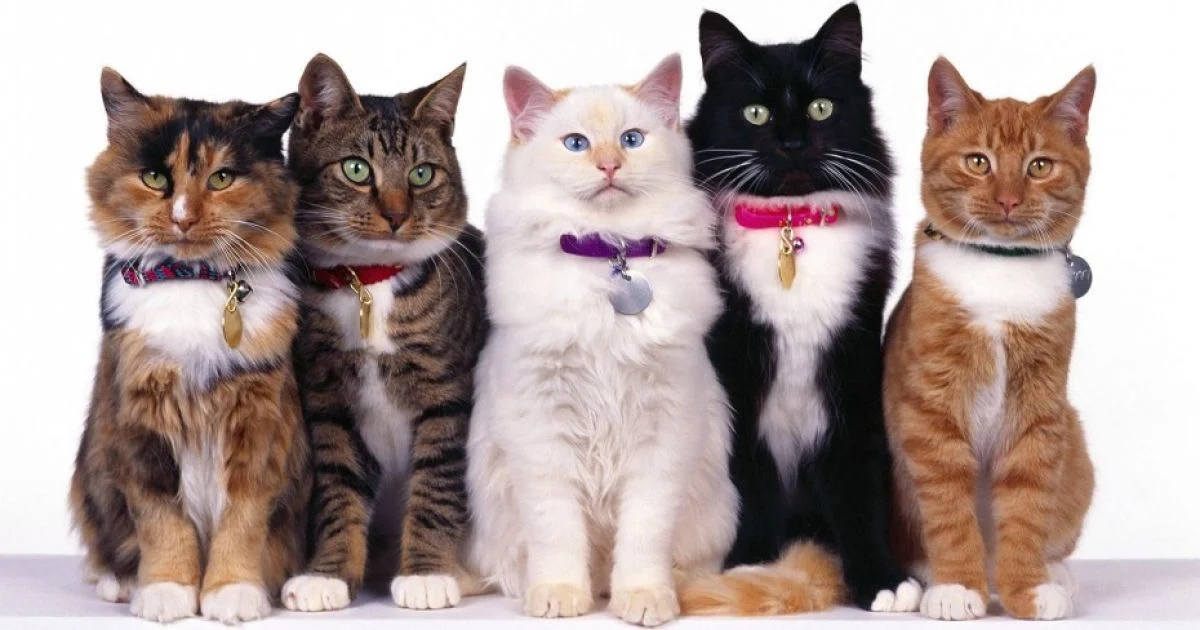
#> input picture 2024-2025/PMP-32/coursework/Viktoriia Pasichna/Gradient-Based Methods/Images/photo_cat.webp, 1200 x 630 px, given in place of photo_cat.jpg, which was not available
$ python sobel_edge_detection.py
#> lines starting #> are read from the running program, lines starting #| are printed output that depends on the picture; pictures that were not available may be replaced by others from this repository, and a replacement may not be noted
import cv2
import numpy as np
import matplotlib.pyplot as plt

def sobel(img):

    img = cv2.GaussianBlur(img, (5, 5), 0)

    filter_x = np.array([
        [-1, 0, 1],
        [-2, 0, 2],
        [-1, 0, 1]
    ])

    filter_y = np.array([
        [-1, -2, -1],
        [0, 0, 0],
        [1, 2, 1]
    ])

    S_x = cv2.filter2D(img, -1, filter_x)
    S_y = cv2.filter2D(img, -1, filter_y)

    grad = np.sqrt(S_x ** 2 + S_y ** 2)

    grad = np.clip(grad, 0, 255)

    return grad.astype(np.uint8)

def main():
    img = cv2.imread('Images/photo_cat.jpg')
#> img is the input picture: shape (630, 1200, 3); mean B, G, R 154.8, 158.1, 174.2
    if img is None:
        print("Помилка: Не вдалося завантажити зображення")
        return

    img_gray = cv2.cvtColor(img, cv2.COLOR_BGR2GRAY)
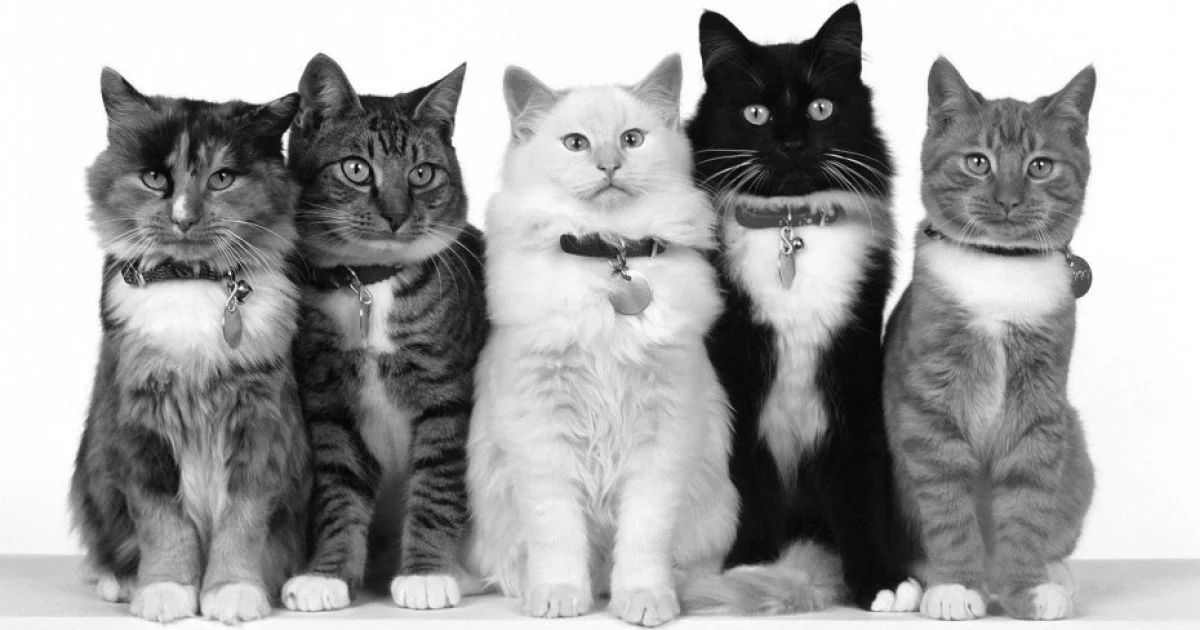
#> img_gray: shape (630, 1200); min 0, max 255, mean 162.6

    edge = sobel(img_gray)
#> in sobel, `S_x = cv2.filter2D(img, -1, filter_x)`:
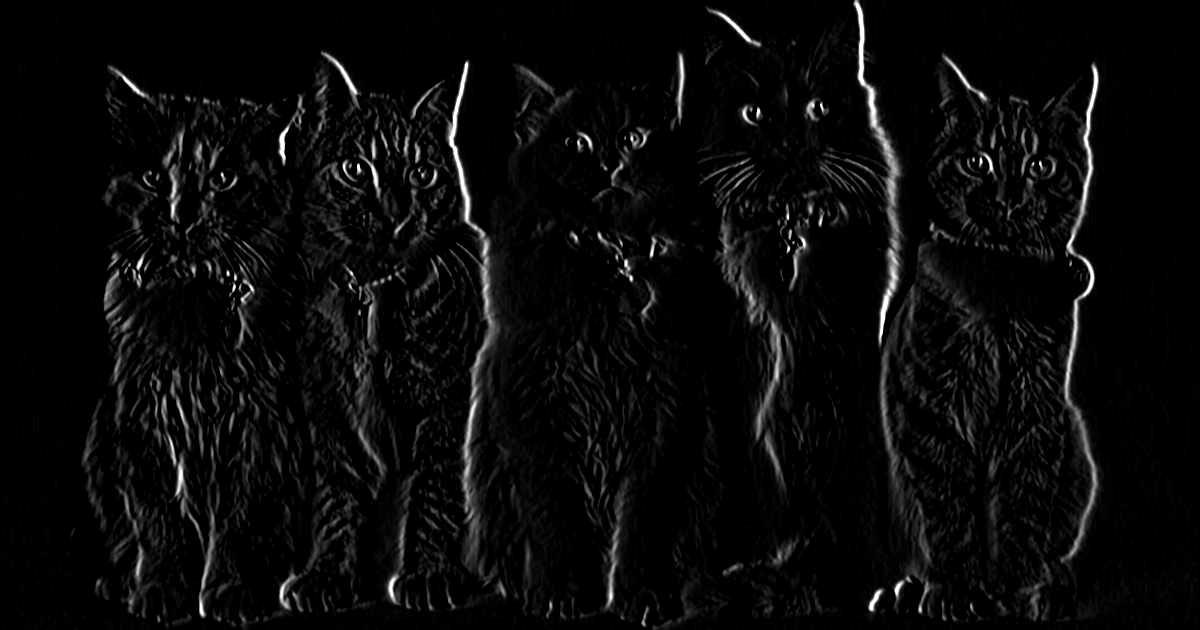
#> S_x: shape (630, 1200); min 0, max 255, mean 10.4
#> in sobel, `S_y = cv2.filter2D(img, -1, filter_y)`:
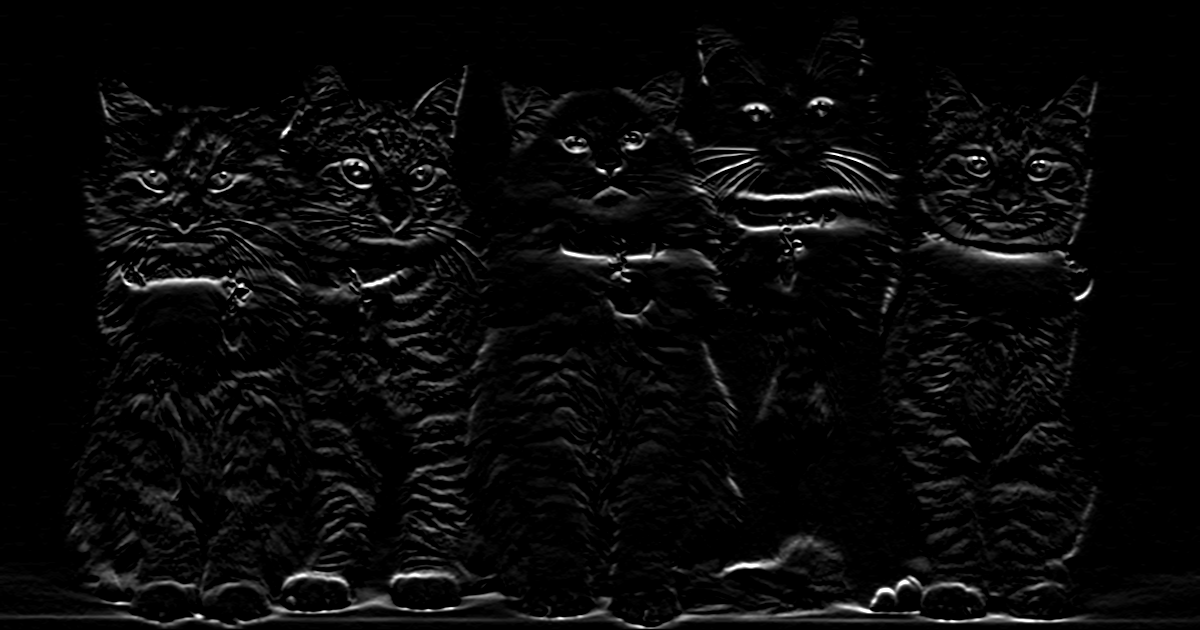
#> S_y: shape (630, 1200); min 0, max 255, mean 9.5
#> in sobel, `grad = np.sqrt(S_x ** 2 + S_y ** 2)`:
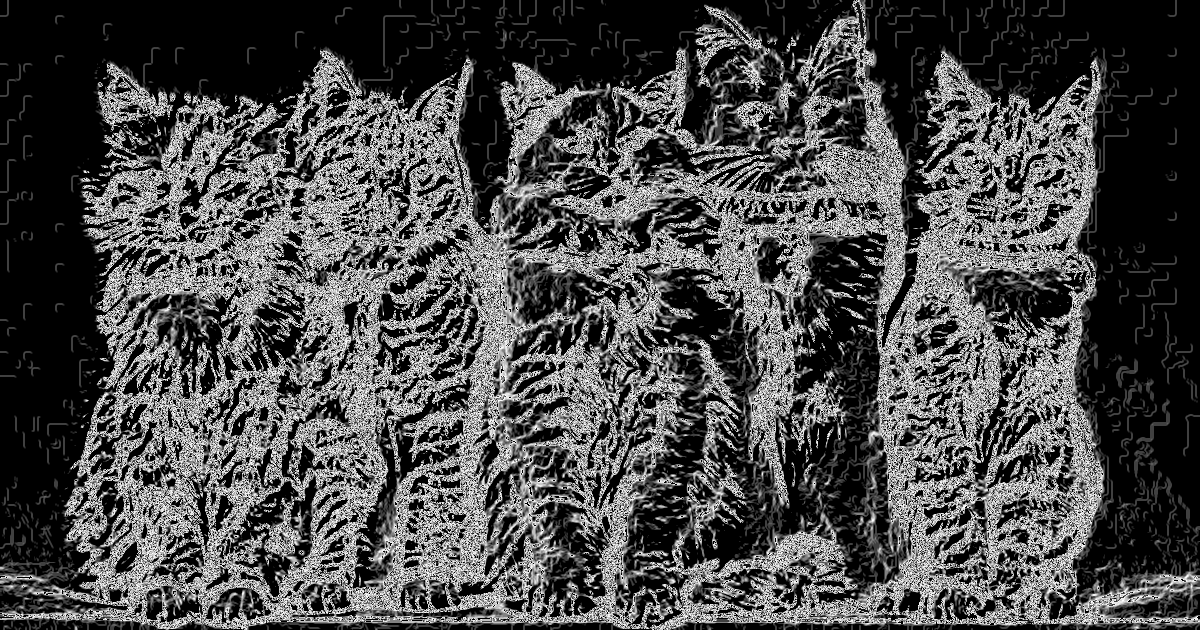
#> grad: shape (630, 1200) float16; min 0, max 15.81, mean 4.66; drawn with min black and max white

    plt.figure(figsize=(15, 5))

    plt.subplot(131)
    plt.imshow(cv2.cvtColor(img, cv2.COLOR_BGR2RGB))
    plt.title('Оригінальне зображення')
    plt.axis('off')

    plt.subplot(132)
    plt.imshow(img_gray, cmap='gray')
    plt.title('Зображення в градаціях сірого')
    plt.axis('off')

    plt.subplot(133)
    plt.imshow(edge, cmap='gray')
    plt.title('Виявлені краї (оператор Собеля)')
    plt.axis('off')

    plt.tight_layout()
    plt.savefig('Outputs/sobel_edge_detection.png')
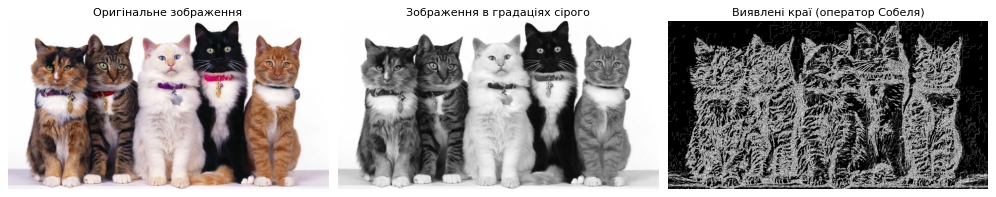
#> figure drawn by matplotlib, 3 panels
    print("Результати збережено як 'sobel_edge_detection.png'")

if __name__ == "__main__":
    main()
